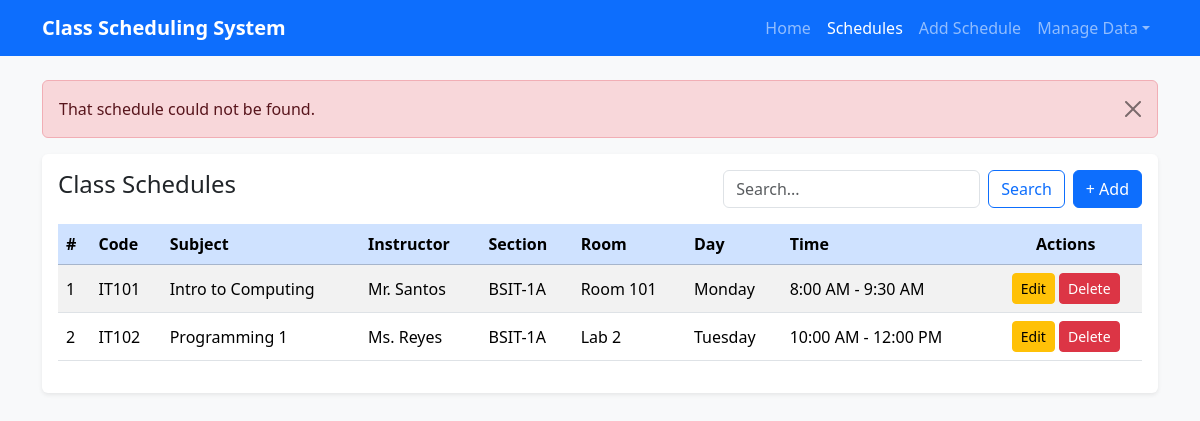
Screenshot of /schedules.php?msg=notfound with the database file from the repository.
### tables this page shows
CREATE TABLE `schedules` (
  `id` int(11) NOT NULL AUTO_INCREMENT,
  `subject_id` int(11) NOT NULL,
  `instructor_id` int(11) NOT NULL,
  `section_id` int(11) NOT NULL,
  `room_id` int(11) NOT NULL,
  `day` varchar(15) NOT NULL,
  `start_time` time NOT NULL,
  `end_time` time NOT NULL,
  `created_at` timestamp NOT NULL DEFAULT current_timestamp(),
  PRIMARY KEY (`id`),
  KEY `idx_day_time` (`day`,`start_time`),
  KEY `idx_subject` (`subject_id`),
  KEY `idx_instructor` (`instructor_id`),
  KEY `idx_section` (`section_id`),
  KEY `idx_room` (`room_id`),
  CONSTRAINT `fk_sched_subject`    FOREIGN KEY (`subject_id`)    REFERENCES `subjects`    (`id`) ON DELETE RESTRICT ON UPDATE CASCADE,
  CONSTRAINT `fk_sched_instructor` FOREIGN KEY (`instructor_id`) REFERENCES `instructors` (`id`) ON DELETE RESTRICT ON UPDATE CASCADE,
  CONSTRAINT `fk_sched_section`    FOREIGN KEY (`section_id`)    REFERENCES `sections`    (`id`) ON DELETE RESTRICT ON UPDATE CASCADE,
  CONSTRAINT `fk_sched_room`       FOREIGN KEY (`room_id`)       REFERENCES `rooms`       (`id`) ON DELETE RESTRICT ON UPDATE CASCADE
);

CREATE TABLE `subjects` (
  `id` int(11) NOT NULL AUTO_INCREMENT,
  `subject_code` varchar(20) NOT NULL,
  `subject_name` varchar(100) NOT NULL,
  PRIMARY KEY (`id`),
  UNIQUE KEY `uq_subject_code` (`subject_code`)
);

CREATE TABLE `instructors` (
  `id` int(11) NOT NULL AUTO_INCREMENT,
  `name` varchar(100) NOT NULL,
  PRIMARY KEY (`id`),
  UNIQUE KEY `uq_instructor_name` (`name`)
);

CREATE TABLE `sections` (
  `id` int(11) NOT NULL AUTO_INCREMENT,
  `name` varchar(30) NOT NULL,
  PRIMARY KEY (`id`),
  UNIQUE KEY `uq_section_name` (`name`)
);

CREATE TABLE `rooms` (
  `id` int(11) NOT NULL AUTO_INCREMENT,
  `name` varchar(30) NOT NULL,
  PRIMARY KEY (`id`),
  UNIQUE KEY `uq_room_name` (`name`)
);

### schedules.php (the view, shortened to what this page needs)
<?php
require "db_connect.php";
$q = trim($_GET['q'] ?? '');
$select = "SELECT s.id, s.day, s.start_time, s.end_time,
                  sub.subject_code, sub.subject_name,
                  i.name AS instructor, sec.name AS section, r.name AS room
           FROM schedules s
           JOIN subjects    sub ON sub.id = s.subject_id
           JOIN instructors i   ON i.id   = s.instructor_id
           JOIN sections    sec ON sec.id = s.section_id
           JOIN rooms       r   ON r.id   = s.room_id";
$order = "ORDER BY FIELD(s.day,'Monday','Tuesday','Wednesday','Thursday','Friday','Saturday'), s.start_time";
if ($q !== '') {
    $like = "%" . $q . "%";
    $stmt = $conn->prepare("$select
        WHERE sub.subject_code LIKE ? OR sub.subject_name LIKE ? OR i.name LIKE ?
           OR sec.name LIKE ? OR r.name LIKE ? OR s.day LIKE ?
        $order");
    $stmt->bind_param("ssssss", $like, $like, $like, $like, $like, $like);
    $stmt->execute();
    $result = $stmt->get_result();
} else {
    $result = $conn->query("$select $order");
}
$messages = [
    "added"    => ["success", "Schedule added successfully."],
    "updated"  => ["success", "Schedule updated successfully."],
    "deleted"  => ["success", "Schedule deleted successfully."],
    "notfound" => ["danger",  "That schedule could not be found."],
];
$msg = $_GET['msg'] ?? '';
$active = "schedules";
require "Includes/header.php";
?>
<?php if (isset($messages[$msg])): ?>
    <div class="alert alert-<?= $messages[$msg][0] ?> alert-dismissible fade show">
        <?= htmlspecialchars($messages[$msg][1]) ?>
        <button type="button" class="btn-close" data-bs-dismiss="alert"></button>
    </div>
<?php endif; ?>
<div class="card shadow-sm border-0">
    <div class="card-body">
        <div class="d-flex flex-column flex-md-row justify-content-between gap-2 mb-3">
            <h4 class="mb-0">Class Schedules</h4>
            <form class="d-flex gap-2" method="get">
                <input type="text" name="q" class="form-control" placeholder="Search..."
                       value="<?= htmlspecialchars($q) ?>">
                <button class="btn btn-outline-primary">Search</button>
                <a href="add.php" class="btn btn-primary text-nowrap">+ Add</a>
            </form>
        </div>
        <div class="table-responsive">
            <table class="table table-striped table-hover align-middle">
                <thead class="table-primary">
                    <tr>
                        <th>#</th><th>Code</th><th>Subject</th><th>Instructor</th>
                        <th>Section</th><th>Room</th><th>Day</th><th>Time</th>
                        <th class="text-center">Actions</th>
                    </tr>
                </thead>
                <tbody>
                <?php if ($result && $result->num_rows > 0): $n = 1; ?>
                    <?php while ($r = $result->fetch_assoc()): ?>
                    <tr>
                        <td><?= $n++ ?></td>
                        <td><?= htmlspecialchars($r['subject_code']) ?></td>
                        <td><?= htmlspecialchars($r['subject_name']) ?></td>
                        <td><?= htmlspecialchars($r['instructor']) ?></td>
                        <td><?= htmlspecialchars($r['section']) ?></td>
                        <td><?= htmlspecialchars($r['room']) ?></td>
                        <td><?= htmlspecialchars($r['day']) ?></td>
                        <td><?= date("g:i A", strtotime($r['start_time'])) ?> - <?= date("g:i A", strtotime($r['end_time'])) ?></td>
                        <td class="text-center text-nowrap">
                            <a href="edit.php?id=<?= $r['id'] ?>" class="btn btn-sm btn-warning">Edit</a>
                            <form action="delete.php" method="post" class="d-inline"
                                  onsubmit="return confirm('Delete this schedule?');">
                                <button class="btn btn-sm btn-danger">Delete</button>
                            </form>
                        </td>
                    </tr>
                    <?php endwhile; ?>
                <?php else: ?>
                    <tr><td colspan="9" class="text-center text-muted py-4">No schedules found.</td></tr>
                <?php endif; ?>
                </tbody>
            </table>
        </div>
    </div>
</div>
<?php require "Includes/footer.php"; ?>

### Includes/header.php (shortened to what this page needs)
<?php
$active    = $active ?? "";
?>
<!DOCTYPE html>
<html lang="en">
<head>
    <link href="https://cdn.jsdelivr.net/npm/bootstrap@5.3.3/dist/css/bootstrap.min.css" rel="stylesheet">
    <link rel="stylesheet" href="style.css">
</head>
<body class="bg-light">
<nav class="navbar navbar-expand-lg navbar-dark bg-primary mb-4">
    <div class="container">
        <a class="navbar-brand fw-bold" href="index.php">Class Scheduling System</a>
        <div class="collapse navbar-collapse" id="nav">
            <ul class="navbar-nav ms-auto">
                <li class="nav-item"><a class="nav-link <?= $active === 'home' ? 'active' : '' ?>" href="index.php">Home</a></li>
                <li class="nav-item"><a class="nav-link <?= $active === 'schedules' ? 'active' : '' ?>" href="schedules.php">Schedules</a></li>
                <li class="nav-item"><a class="nav-link <?= $active === 'add' ? 'active' : '' ?>" href="add.php">Add Schedule</a></li>
                <li class="nav-item dropdown">
                    <a class="nav-link dropdown-toggle <?= $active === 'manage' ? 'active' : '' ?>" href="#" role="button" data-bs-toggle="dropdown">Manage Data</a>
                </li>
            </ul>
        </div>
    </div>
</nav>
<div class="container">

### Includes/footer.php (shortened to what this page needs)
</div>
</body>
</html>

### style.css (style rules this page uses)
.card { border: 0; box-shadow: 0 2px 8px rgba(0,0,0,.08); }
table th { white-space: nowrap; }

### rows the page displays
schedules: subject.subject_code "IT101", subject.subject_name "Intro to Computing", instructor.name "Mr. Santos", section.name "BSIT-1A", room.name "Room 101", day "Monday", start_time "8:00 AM", end_time "9:30 AM"
schedules: subject.subject_code "IT102", subject.subject_name "Programming 1", instructor.name "Ms. Reyes", section.name "BSIT-1A", room.name "Lab 2", day "Tuesday", start_time "10:00 AM", end_time "12:00 PM"

### other values shown
$messages[$msg][1] "That schedule could not be found."
